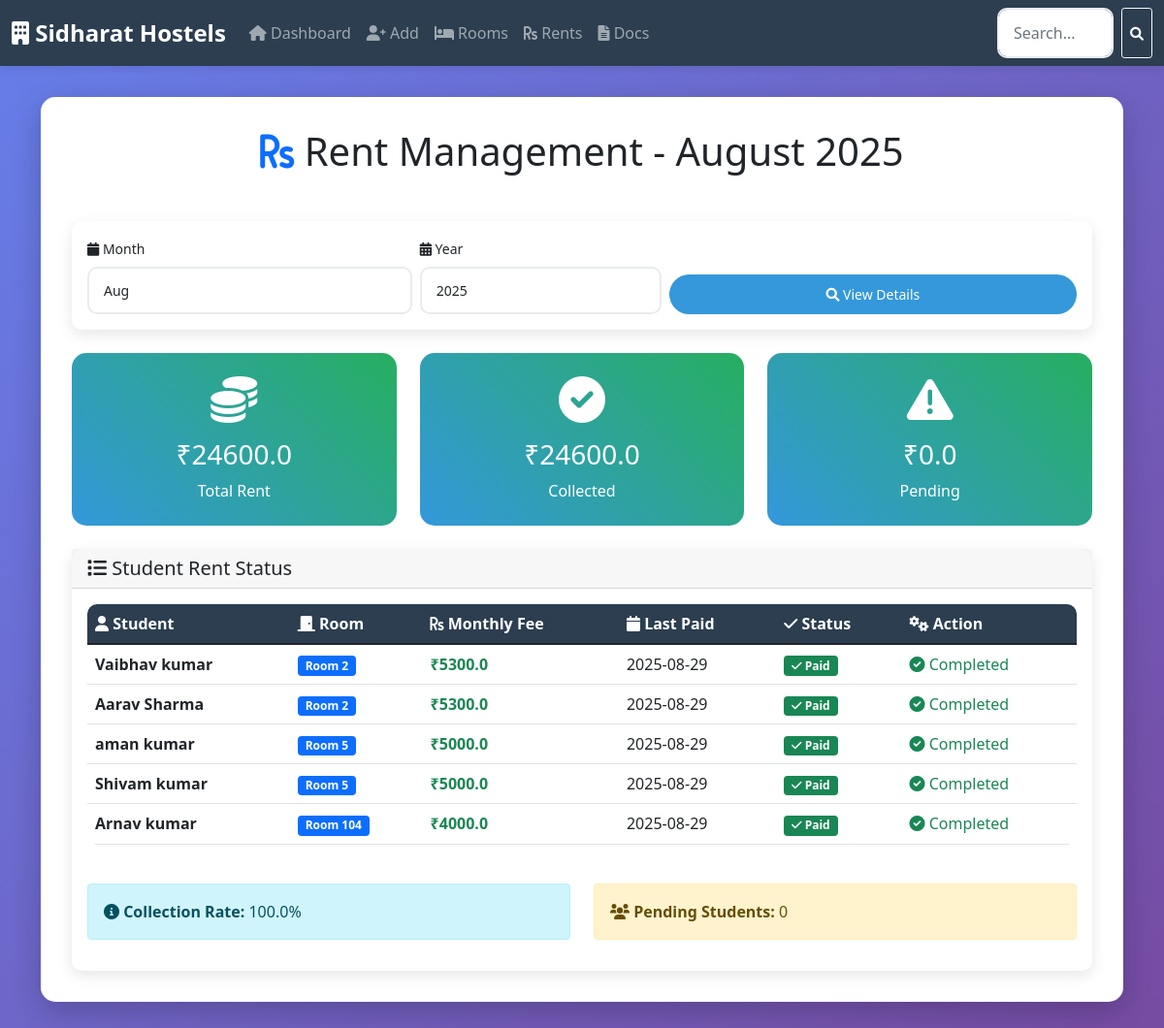
The page /rents on the database its author committed.
### tables this page shows
CREATE TABLE students (
        id INTEGER PRIMARY KEY AUTOINCREMENT,
        name TEXT NOT NULL,
        phone TEXT NOT NULL,
        room_number INTEGER,
        check_in_date TEXT,
        monthly_fee REAL DEFAULT 5000
    , last_rent_paid TEXT);

### app.py (the view)
@app.route('/rents')
def rents():
    conn = get_db_connection()
    selected_month = request.args.get('month')
    selected_year = request.args.get('year', type=int)
    current_date = datetime.now()
    if not selected_month or not selected_year:
        selected_month = current_date.strftime('%B')
        selected_year = current_date.year
    students = conn.execute('''SELECT s.id, s.name, s.room_number, s.monthly_fee, s.last_rent_paid,
                              CASE WHEN rp.paid_date IS NOT NULL THEN 1 ELSE 0 END as paid_this_month
                              FROM students s
                              LEFT JOIN rent_payments rp ON s.id = rp.student_id
                                   AND rp.month = ? AND rp.year = ?
                              ORDER BY s.room_number''',
                           (selected_month, selected_year)).fetchall()
    total_rent = sum(student['monthly_fee'] for student in students)
    paid_rent = sum(student['monthly_fee'] for student in students if student['paid_this_month'])
    pending_rent = total_rent - paid_rent
    months = ['January', 'February', 'March', 'April', 'May', 'June',
              'July', 'August', 'September', 'October', 'November', 'December']
    years = list(range(2020, current_date.year + 2))
    conn.close()
    return render_template('rents.html',
                         students=students,
                         selected_month=selected_month,
                         selected_year=selected_year,
                         total_rent=total_rent,
                         paid_rent=paid_rent,
                         pending_rent=pending_rent,
                         months=months,
                         years=years)

### app.py (called while the page is built)
def get_db_connection():
    conn = sqlite3.connect('hostel.db')
    conn.row_factory = sqlite3.Row
    return conn

### templates/rents.html (shortened to what this page needs)
{% extends "base.html" %}
{% block content %}
<div class="row mb-4">
    <div class="col-12">
        <h1 class="text-center mb-4">
            <i class="fas fa-rupee-sign text-primary"></i>
            Rent Management - {{ selected_month }} {{ selected_year }}
        </h1>
    </div>
</div>
<div class="row mb-4">
    <div class="col-12">
        <div class="card">
            <div class="card-body">
                <form method="GET" class="row g-2 align-items-end">
                    <div class="col-sm-4 col-6">
                        <label class="form-label small">
                            <i class="fas fa-calendar"></i> Month
                        </label>
                        <select class="form-control form-control-sm" name="month">
                            {% for month in months %}
                            <option value="{{ month }}" {% if month == selected_month %}selected{% endif %}>
                                {{ month[:3] }}
                            </option>
                            {% endfor %}
                        </select>
                    </div>
                    <div class="col-sm-3 col-4">
                        <label class="form-label small">
                            <i class="fas fa-calendar-alt"></i> Year
                        </label>
                        <select class="form-control form-control-sm" name="year">
                            {% for year in years %}
                            <option value="{{ year }}" {% if year == selected_year %}selected{% endif %}>
                                {{ year }}
                            </option>
                            {% endfor %}
                        </select>
                    </div>
                    <div class="col-sm-5 col-12">
                        <button type="submit" class="btn btn-primary btn-sm w-100">
                            <i class="fas fa-search"></i> <span class="d-none d-sm-inline">View Details</span><span class="d-sm-none">View</span>
                        </button>
                    </div>
                </form>
            </div>
        </div>
    </div>
</div>
<div class="row mb-4">
    <div class="col-md-4">
        <div class="stats-card">
            <i class="fas fa-coins fa-3x mb-3"></i>
            <h3>₹{{ total_rent }}</h3>
            <p class="mb-0">Total Rent</p>
        </div>
    </div>
    <div class="col-md-4">
        <div class="stats-card bg-success">
            <i class="fas fa-check-circle fa-3x mb-3"></i>
            <h3>₹{{ paid_rent }}</h3>
            <p class="mb-0">Collected</p>
        </div>
    </div>
    <div class="col-md-4">
        <div class="stats-card bg-danger">
            <i class="fas fa-exclamation-triangle fa-3x mb-3"></i>
            <h3>₹{{ pending_rent }}</h3>
            <p class="mb-0">Pending</p>
        </div>
    </div>
</div>
<div class="row">
    <div class="col-12">
        <div class="card">
            <div class="card-header">
                <h5 class="mb-0">
                    <i class="fas fa-list"></i> Student Rent Status
                </h5>
            </div>
            <div class="card-body">
                {% if students %}
                <div class="table-responsive">
                    <table class="table table-hover">
                        <thead>
                            <tr>
                                <th><i class="fas fa-user"></i> Student</th>
                                <th><i class="fas fa-door-closed"></i> Room</th>
                                <th><i class="fas fa-rupee-sign"></i> Monthly Fee</th>
                                <th><i class="fas fa-calendar"></i> Last Paid</th>
                                <th><i class="fas fa-check"></i> Status</th>
                                <th><i class="fas fa-cogs"></i> Action</th>
                            </tr>
                        </thead>
                        <tbody>
                            {% for student in students %}
                            <tr class="{% if not student.paid_this_month %}table-warning{% endif %}">
                                <td>
                                    <strong>{{ student.name }}</strong>
                                </td>
                                <td>
                                    <span class="badge bg-primary">Room {{ student.room_number }}</span>
                                </td>
                                <td>
                                    <span class="text-success fw-bold">₹{{ student.monthly_fee }}</span>
                                </td>
                                <td>
                                    {% if student.last_rent_paid %}
                                        {{ student.last_rent_paid }}
                                    {% else %}
                                        <span class="text-muted">Never</span>
                                    {% endif %}
                                </td>
                                <td>
                                    {% if student.paid_this_month %}
                                        <span class="badge bg-success">
                                            <i class="fas fa-check"></i> Paid
                                        </span>
                                    {% else %}
                                        <span class="badge bg-danger">
                                            <i class="fas fa-times"></i> Due
                                        </span>
                                    {% endif %}
                                </td>
                                <td>
                                    {% if not student.paid_this_month %}
                                        <a href="{{ url_for('mark_rent_paid', student_id=student.id, month=selected_month, year=selected_year) }}"
                                           class="btn btn-success btn-sm"
                                           onclick="return confirm('Mark rent as paid for {{ student.name }} - {{ selected_month }} {{ selected_year }}?')">
                                            <i class="fas fa-check"></i> Mark Paid
                                        </a>
                                    {% else %}
                                        <span class="text-success">
                                            <i class="fas fa-check-circle"></i> Completed
                                        </span>
                                    {% endif %}
                                </td>
                            </tr>
                            {% endfor %}
                        </tbody>
                    </table>
                </div>
                <div class="row mt-4">
                    <div class="col-md-6">
                        <div class="alert alert-info">
                            <i class="fas fa-info-circle"></i>
                            <strong>Collection Rate:</strong>
                            {{ "%.1f"|format((paid_rent/total_rent*100) if total_rent > 0 else 0) }}%
                        </div>
                    </div>
                    <div class="col-md-6">
                        <div class="alert alert-warning">
                            <i class="fas fa-users"></i>
                            <strong>Pending Students:</strong>
                            {{ students|selectattr('paid_this_month', 'equalto', 0)|list|length }}
                        </div>
                    </div>
                </div>
                {% endif %}
            </div>
        </div>
    </div>
</div>
{% endblock %}

### templates/base.html (style rules this page uses)
:root { --primary-color: #2c3e50; --secondary-color: #3498db; --accent-color: #e74c3c; --success-color: #27ae60; }
body { background: linear-gradient(135deg, #667eea 0%, #764ba2 100%); min-height: 100vh; font-family: 'Segoe UI', Tahoma, Geneva, Verdana, sans-serif; }
.card { border: none; border-radius: 10px; box-shadow: 0 5px 15px rgba(0,0,0,0.1); transition: transform 0.3s ease; }
.btn-primary { background: var(--secondary-color); border: none; border-radius: 25px; padding: 10px 25px; }
.table { border-radius: 10px; overflow: hidden; }
.table thead { background: var(--primary-color); color: white; }
.stats-card { background: linear-gradient(45deg, var(--secondary-color), var(--success-color)); color: white; border-radius: 15px; padding: 1rem; text-align: center; margin-bottom: 1rem; }
@media (min-width: 768px) { .stats-card { padding: 1.5rem; margin-bottom: 0; } }
.form-control { border-radius: 10px; border: 2px solid #e9ecef; padding: 12px 15px; }

### rows shown on the page
students: name "Vaibhav kumar", room_number "2", monthly_fee "5300.0", last_rent_paid "2025-08-29"
students: name "Aarav Sharma", room_number "2", monthly_fee "5300.0", last_rent_paid "2025-08-29"
students: name "aman kumar", room_number "5", monthly_fee "5000.0", last_rent_paid "2025-08-29"
students: name "Shivam kumar", room_number "5", monthly_fee "5000.0", last_rent_paid "2025-08-29"
students: name "Arnav kumar", room_number "104", monthly_fee "4000.0", last_rent_paid "2025-08-29"

### other values the page prints
{{ selected_month }} "August"
{{ selected_year }} "2025"
{{ total_rent }} "24600.0"
{{ paid_rent }} "24600.0"
{{ pending_rent }} "0.0"
{{ "%.1f"|format((paid_rent/total_rent*100) if total_rent > 0 else 0) }} "100.0"
{{ students|selectattr('paid_this_month', 'equalto', 0)|list|length }} "0"
form field month "Aug"
form field year "2025"
